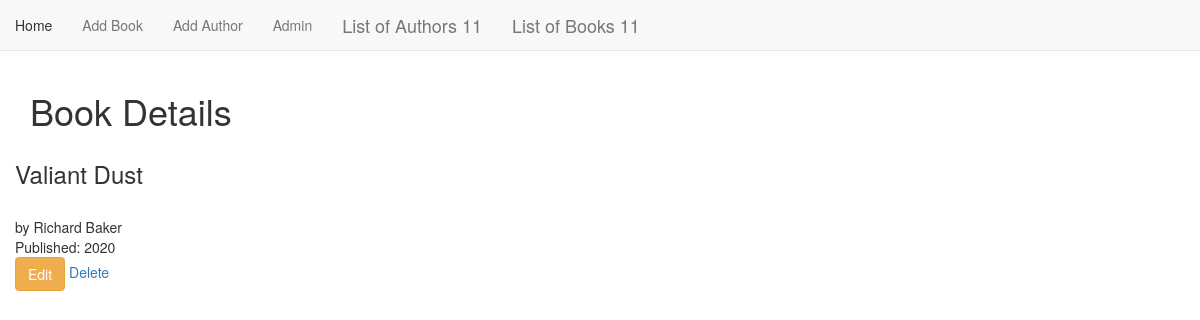
/books/update/54/, run on the app's committed database.
### book_app/models.py (models this page shows, shortened)
class Book(models.Model):
    title = models.CharField(max_length=255)
    year_published = models.IntegerField(null=True)
    author = models.ForeignKey(
        Author, related_name='book', on_delete=models.CASCADE)
    rating = models.FloatField(null=True)
    cover = models.TextField(blank=True)

class Author(models.Model):
    name = models.CharField(max_length=50)
    age = models.IntegerField(null=True)
    def __str__(self):
        return self.name

### book_app/views.py (the view, shortened to what this page needs)
# urls.py: path('books/update/<int:pk>/', views.BookUpdate.as_view(), name='book_update'),
class BookUpdate(UpdateView):
    model = models.Book
    fields = '__all__'
    template_name = 'book_app/book_detail.html'
    success_url = reverse_lazy('book_app:book_detail')

### book_app/templates/book_app/book_detail.html (shortened to what this page needs)
{% extends "book_app/book_app_base.html" %}
{% block body_block %}
<h1>Book Details </h1>
<div class="row">
    <div class="col s7 col-offset-3">
        <div class="card">
            <div class="card-content">
                <span class="card-title">
                    <h3>{{ book.title }}</h3><br>by {{book.author}}<br>
                    Published: {{book.year_published}}
                </span>
            </div>
            <div class="card-action">
                <a class="btn btn-warning" href="{% url 'book_app:book_update' book.id %}">Edit</a>
                <a href="{% url 'book_app:book_delete' book.id %}">Delete</a>
            </div>
        </div>
    </div>
</div>
{% endblock %}

### data on the page
Book: title "Valiant Dust", author "Richard Baker", year_published "2020"
